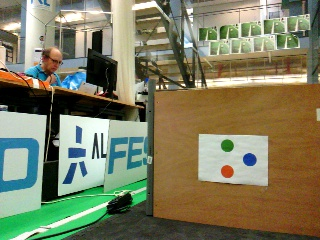
#> input picture Quest_2/1_raw_img.jpg, 320 x 240 px; its folder holds only this picture in this run
$ python -i vision_v2.py   (imports and definitions only)
#> lines starting #> are read from the running program, lines starting #| are printed output that depends on the picture; after the words box and inside, x2 and y2 are one past the last pixel; in counts of white or black regions, pixels touching at a corner belong together
#> further down, picture is the input picture: shape (240, 320, 3); mean B, G, R 96.6, 125.6, 125.3
# import cv2.cv as cv
import cv2
import numpy, math
import numpy as np
import imutils

# [6 lines left out: function cv2_wait, not called in this run]

class vision_v2():
    globals = None

    def setDependencies(self, modules):
        self.globals = modules.getModule("globals")

    #Filter HSV Image with given values
    # [17 lines left out: function filterImage, not called in this run]

    # Find square in a filtered image
    # Find square in a filtered image
    def findSquare(self,imgMat):
        '''
        Input: Infiltered image matrix
        Return: Masked background and unmasked paper
        '''
        image = imgMat
        screenCnt = None
        found = False
        # make image greyscale, blur, find edges
        grayscale_image = cv2.cvtColor(image, cv2.COLOR_BGR2GRAY)
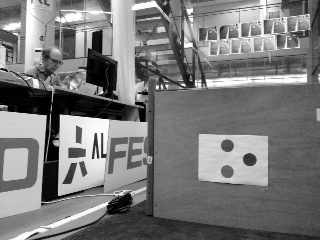
#> grayscale_image: shape (240, 320); min 0, max 255, mean 122.2
        blur = cv2.GaussianBlur(grayscale_image.copy(), (9, 9), 0)
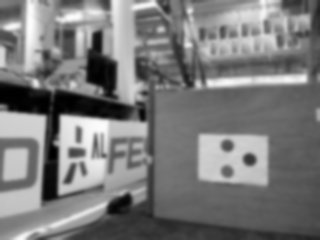
#> blur: shape (240, 320); min 0, max 253, mean 122.2
        thresh = cv2.adaptiveThreshold(blur, 255, cv2.ADAPTIVE_THRESH_GAUSSIAN_C, cv2.THRESH_BINARY_INV, 11, 2)
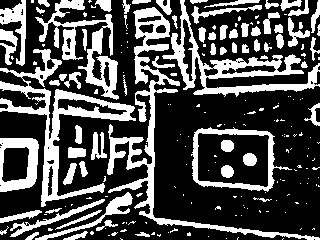
#> thresh: shape (240, 320); 31.1% white; 209 white regions (139 under 20 px)
        # find contours in the threshed image, keep only the largest
        # ones
        cnts = cv2.findContours(
            thresh.copy(), cv2.RETR_LIST, cv2.CHAIN_APPROX_SIMPLE)
#> cnts = 248 contours, 170 with area under 20; largest, box (x1, y1, x2, y2) and area: (191, 127, 292, 192) 4538, (0, 49, 136, 207) 3859, (107, 7, 320, 240) 3643, (197, 132, 270, 188) 3524, (162, 0, 320, 97) 3362
        cnts = imutils.grab_contours(cnts)
        cnts = sorted(cnts, key=cv2.contourArea, reverse=True)[:5]
#> cnts = 5 contours; box (x1, y1, x2, y2) and area: (191, 127, 292, 192) 4538, (0, 49, 136, 207) 3859, (107, 7, 320, 240) 3643, (197, 132, 270, 188) 3524, (162, 0, 320, 97) 3362
        for c in cnts:
            # approximate the contour
            peri = cv2.arcLength(c, True)
            approx = cv2.approxPolyDP(c, 0.02 * peri, True)
            # if our approximated contour has four points, then we
            # can assume that we have found our screen
            if len(approx) > 3 and len(approx) < 7:
                screenCnt = approx
                found = True
                break
            return image
#> this loop made 1 pass
#> peri on pass 1: 344.4
        #
        min_x = np.min(screenCnt[:, :, 0])
        max_x = np.max(screenCnt[:, :, 0])
        min_y = np.min(screenCnt[:, :, 1])
        max_y = np.max(screenCnt[:, :, 1])


        for x in range(0,320):
            for y in range(0,240):
                if min_x <= x <= max_x and min_y <= y <= max_y:
                    pass
                else:
                    image[y][x] = [0,0,0]

        return image

    #Find Circle in a filtered image
    # [18 lines left out: function findCircle, not called in this run]

    def in_range_bgr(self,img,bgr_low,bgr_high):
        return cv2.inRange(img, np.array(bgr_low), np.array(bgr_high))

    # Proces image to detect color blobs
    # [160 lines left out: functions getBlobsData, drawCircles, calcAvgBlobDistance, calcMidLandmark, calcAngleLandmark, findSignature and 2 more, not called in this run]

>>> import cv2
>>> picture = cv2.imread('../1_raw_img.jpg')
>>> result = vision_v2().findSquare(picture)

$ run again, on Quest_2/blobimage10.jpg
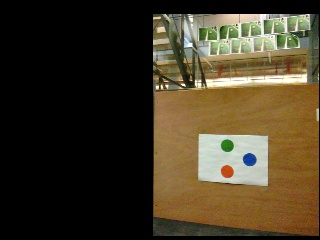
#> input picture Quest_2/blobimage10.jpg, 320 x 240 px
#> picture is the input picture: shape (240, 320, 3); mean B, G, R 37.3, 57.1, 67.2
#> in findSquare, `thresh = cv2.adaptiveThreshold(blur, 255, cv2.ADAPTIVE_THRESH_GAUSSIAN..`:
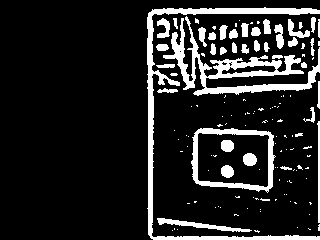
#> thresh: shape (240, 320); 13.9% white; 133 white regions (93 under 20 px)
#> in findSquare, `cnts = cv2.findContours( thresh.copy(), cv2.RETR_LIST, cv2.CHAIN_APPRO..`: cnts = 141 contours, 104 with area under 20; largest, box (x1, y1, x2, y2) and area: (191, 128, 276, 193) 4544, (197, 132, 270, 188) 3530, (163, 16, 320, 96) 2696, (147, 7, 320, 240) 2377, (157, 218, 252, 232) 307
#> in findSquare, `cnts = sorted(cnts, key=cv2.contourArea, reverse=True)[:5]`: cnts = 5 contours; box (x1, y1, x2, y2) and area: (191, 128, 276, 193) 4544, (197, 132, 270, 188) 3530, (163, 16, 320, 96) 2696, (147, 7, 320, 240) 2377, (157, 218, 252, 232) 307
#> the loop in findSquare, `for c in cnts:` made 1 pass
#> (peri, found) on pass 1: (289.6, True)
#> min_x = 194
#> max_x = 272
#> min_y = 132
#> max_y = 192
#> after the loop in findSquare, `for x in range(0,320):`:
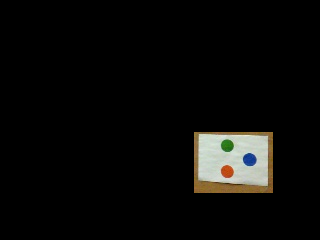
#> image: shape (240, 320, 3); mean B, G, R 9, 10.5, 10.8
